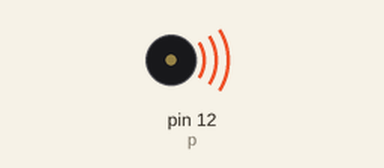
The sketch below on a simulated Arduino Uno, built with avr-gcc and run on an emulated ATmega328P. Shown: buzzer (waves = sounding).

Above: at 0.5 s.
At 13.0 s:
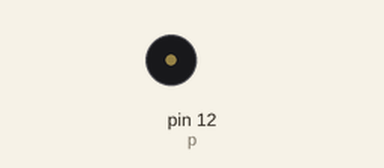
Timing chart, 0 to 23.4 s (numbered marks = the images above):
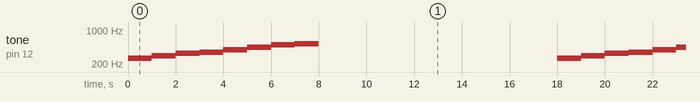

Measured:
- by itself, tone on pin 12 (p): repeats every 18.0 s: 293 Hz 1.0 s, 329 Hz 1.0 s, 349 Hz 1.0 s, 391 Hz 1.0 s, 440 Hz 1.0 s, 493 Hz 1.0 s, 523 Hz 1.0 s, silent 10.0 s, 261 Hz 1.0 s

The sketch:

piezo.ino
```cpp
#define pot A0

int p = 12;
int herz;

void setup()
{
  pinMode(p, OUTPUT);
  pinMode(pot, INPUT); // потенциометр
}

void loop()
{
  //int herz = analogRead(pot) / 2;
  herz = 261;
  tone(p, herz);
  delay(1000);
  herz = 293;
  tone(p, herz);
  delay(1000);
  herz = 329;
  tone(p, herz);
  delay(1000);
  herz = 349;
  tone(p, herz);
  delay(1000);
  herz = 391;
  tone(p, herz);
  delay(1000);
  herz = 440;
  tone(p, herz);
  delay(1000);
  herz = 493;
  tone(p, herz);
  delay(1000);
  herz = 523;
  tone(p, herz);
  delay(1000);
  noTone(p);
  delay(10000);
}
```
